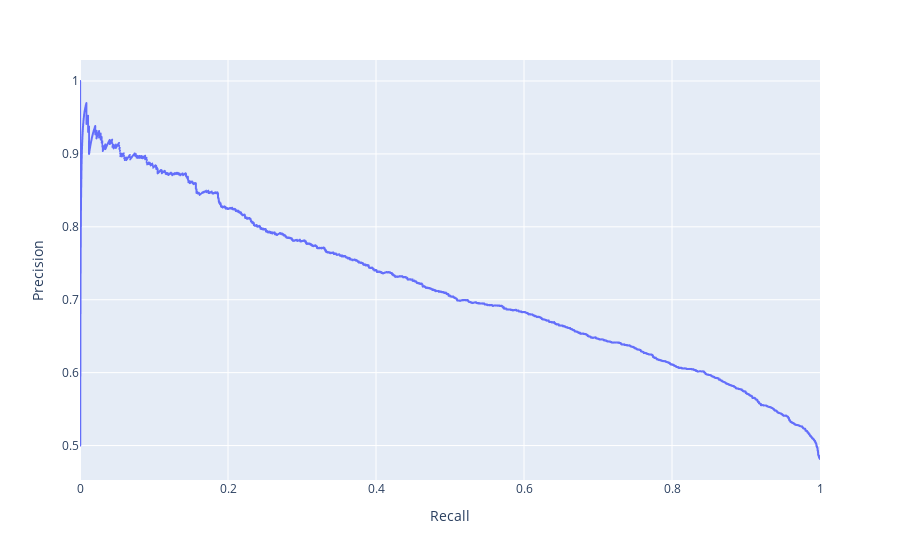

The cell this chart's notebook holds for it:
### Code cell
# Visualize precision recall curve
fig = px.line(pr_df,x='Recall',y='Precision') #,facet_col='method',color='method'
fig

### Figure 1 — Plotly figure (JSON) as saved in the notebook; plotly's stock layout.template omitted (floating-point values rounded to 4 significant figures; data arrays with more than 128 entries replaced by an {"elided": "..."} marker saying what was removed)
{"data": [{"hovertemplate": "Recall=%{x}<br>Precision=%{y}<extra></extra>", "legendgroup": "", "line": {"color": "#636efa", "dash": "solid"}, "marker": {"symbol": "circle"}, "mode": "lines", "name": "", "showlegend": false, "type": "scattergl", "x": {"elided": "7639 float values"}, "xaxis": "x", "y": {"elided": "7639 float values"}, "yaxis": "y"}], "layout": {"autosize": true, "legend": {"tracegroupgap": 0}, "margin": {"t": 60}, "xaxis": {"anchor": "y", "autorange": true, "domain": [0, 1], "range": [0, 1], "title": {"text": "Recall"}, "type": "linear"}, "yaxis": {"anchor": "x", "autorange": true, "domain": [0, 1], "range": [0.4527, 1.029], "title": {"text": "Precision"}, "type": "linear"}}}
